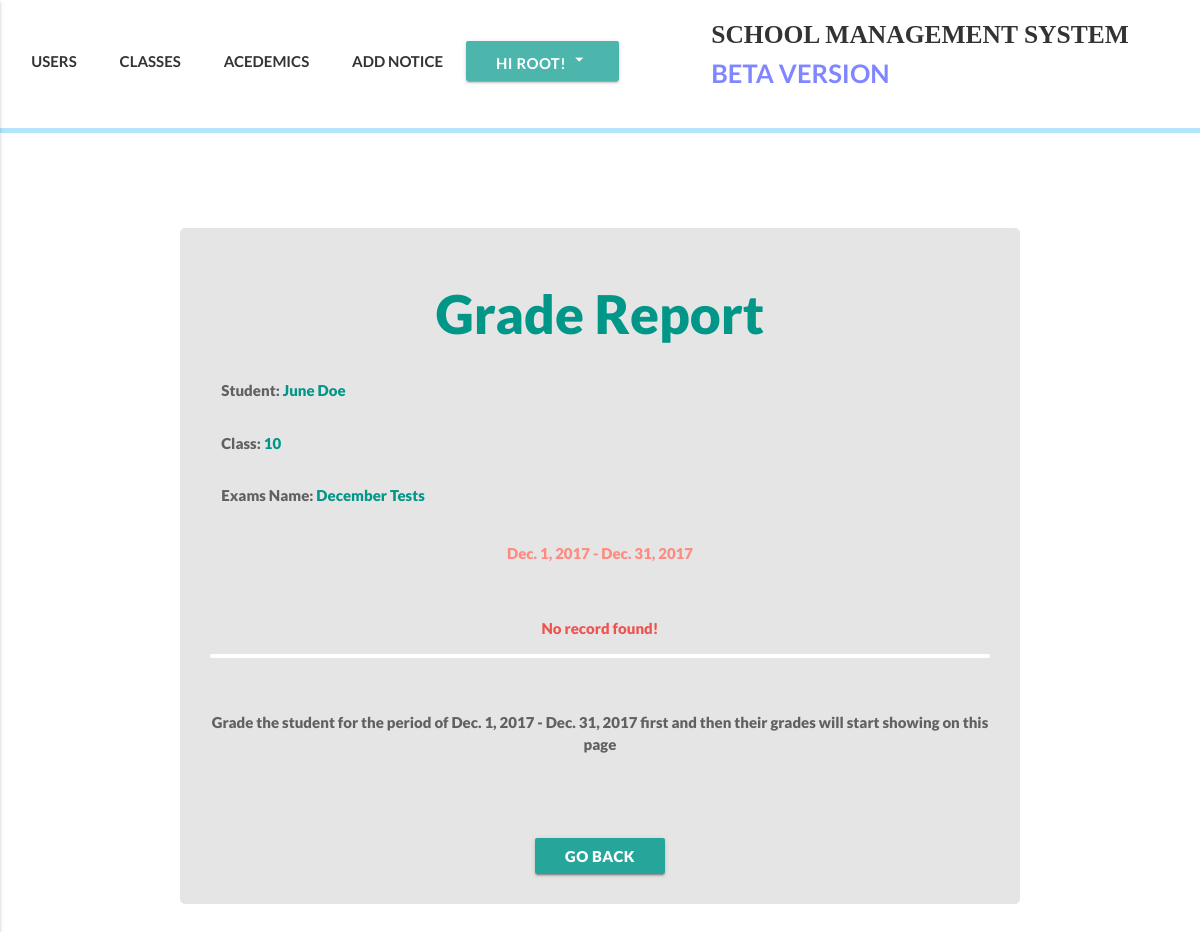
The app's page /academics/grades/2/student/5 (signed in), older data.
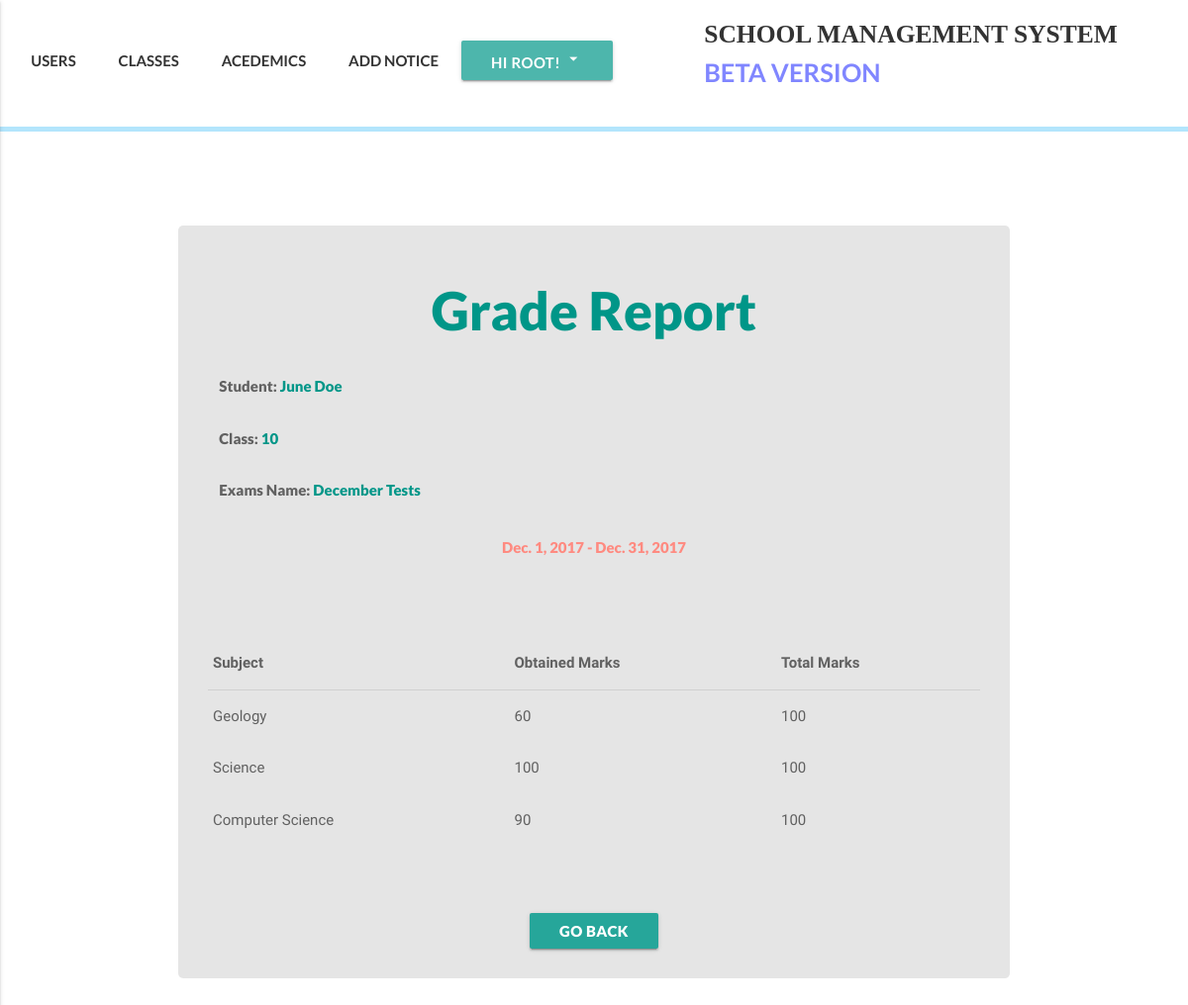
The same page, newer data.
### accounts/models.py (models this page shows, shortened)
class User(AbstractBaseUser):
    email = models.EmailField(
        verbose_name='email address',
        max_length=255,
        unique=True,
    )
    date_of_birth = models.DateField(null=True)
    is_active = models.BooleanField(default=True)
    is_admin = models.BooleanField(default=False)
    is_teacher = models.BooleanField(default=False)
    is_student = models.BooleanField(default=False)
    bio = models.TextField(blank=True, help_text='write something about yourself...')
    phone_regex = RegexValidator(regex=r'^\+?1?\d{9,15}$', message="Phone number must be entered in the format: '+999999999'. Up to 15 digits allowed.")
    phone_number = models.CharField(validators=[phone_regex], max_length=17, blank=True, help_text="Phone number must be entered in the format: '+999999999'. Up to 15 digits allowed.") # validators should be a list
    first_name = models.CharField(max_length=225)
    last_name = models.CharField(max_length=225)
    address = models.CharField(max_length=225, blank=True)
    part_of = models.ForeignKey(Klasses, null=True, blank=True, related_name="partof", on_delete=models.SET_NULL)
    image = models.ImageField(upload_to="profile_pictures", blank=True)
    objects = MyUserManager()
    USERNAME_FIELD = 'email'
    REQUIRED_FIELDS = ['first_name', 'last_name', 'phone_number']
    def get_absolute_url(self):
        return reverse('user_detail', kwargs={'id':self.id})

### klass/models.py (models this page shows, shortened)
class Klasses(models.Model):
    id = models.AutoField(primary_key=True)
    name = models.CharField(max_length=50)
    def __str__(self):
        return self.name
    def get_absolute_url(self):
        return reverse('klasses_detail_view', kwargs={'id':self.id})

### academics/models.py (models this page shows, shortened)
class Semester(models.Model):
    name = models.CharField(max_length=225, help_text="Choose a name for this period of grades, Semester, yearly or monthly test. However it suits your needs the best")
    period_start = models.DateField(auto_now_add=False, auto_now=False)
    period_end = models.DateField(auto_now_add=False, auto_now=False)

class Grade(models.Model):
    semester = models.ForeignKey(Semester, on_delete=models.SET_NULL, blank=False, null=True, related_name="grades")
    student = models.ForeignKey(settings.AUTH_USER_MODEL, on_delete=models.CASCADE, default=1, related_name='grades')
    subject = models.ForeignKey(Subject, on_delete=models.CASCADE,blank=False,null=False )
    score = models.IntegerField(blank=False, null=False, validators=[validate_is_lt_hundred])

class Subject(models.Model):
    name = models.CharField(max_length=225)
    klass = models.ManyToManyField(Klasses, related_name='subjects')

### academics/views.py (the view)
# urls.py: url(r'^grades/(?P<semester_id>(\d+))/student/(?P<student_id>(\d+))$', grade_detail_view, name='grade-detail'),
def grade_detail_view(request, semester_id, student_id):
    if request.user.is_authenticated and request.user.is_admin:
        student = get_object_or_404(User, id=student_id)
        semester = get_object_or_404(Semester, id=semester_id)
        grades = semester.grades.filter(student=student)
        template_name = "academics/grade/grade_detail.html"
        context = {
            "student":student,
            "semester":semester,
            "grades":grades,
        }
        return render(request, template_name, context)
    else:
        raise Http404

### templates/academics/grade/grade_detail.html (shortened to what this page needs)
{% extends 'index.html' %}
{% block customcss %}
{% load static %}
<link rel="stylesheet" href="{% static 'css/academics/grades/grade-detail.css' %}">
{% endblock customcss %}
{% block content %}
  <div class="register-bg">
    <div class="classes-boi hoverable grey-text text-darken-2">
      <h2 class="report-head teal-text">Grade Report</h2>
      <div class="row">
        <div class="col s12">
          <p>Student: <a href="{{student.get_absolute_url}}" class="glow">{{student.first_name}} {{student.last_name}}</a></p>
        </div>
        <div class="col s12">
          <p>Class: <a href="{{student.part_of.get_absolute_url}}" class="glow">{{student.part_of}}</a></p>
        </div>
        <div class="col s12">
          <p>Exams Name: <span class="teal-text">{{semester.name}}</span></p>
        </div>
      </div>
      <p class="my-grade-detail">{{semester.period_start}} - {{semester.period_end}}</p>
      {% if grades %}
      <table class="responsive-table highlight ma-table">
        <thead>
          <tr>
              <th>Subject</th>
              <th>Obtained Marks</th>
              <th>Total Marks</th>
          </tr>
        </thead>
        <tbody>
        {% for grade in grades %}
          <tr>
            <td>{{grade.subject.name}}</td>
            <td>{{grade.score}}</td>
            <td>100</td>
          </tr>
        {% endfor %}
        </tbody>
      </table>
        <br><br><br>
        {% if request.user.is_admin %}
      <div class="center">
        <a href="/academics/grades/{{semester.id}}/semester/{{student.part_of.id}}" class="btn waves-red boto">Go Back</a>
      </div>
        {% elif request.user.is_teacher %}
        <div class="center">
          <a href="/academics/grade/{{semester.id}}/semester/{{student.part_of.id}}" class="btn waves-red boto">Go Back</a>
        </div>
        {% endif %}
      {% else %}
      <br>
      <div class="center">
      <p class="red-text text-lighten-1">No record found!</p>
      <div class="progress white">
      </div> <br>
      <p>Grade the student for the period of {{semester.period_start}} - {{semester.period_end}} first and then their grades will start showing on this page</p>
    </div>
    <br><br><br>
    {% if request.user.is_admin %}
  <div class="center">
    <a href="/academics/grades/{{semester.id}}/semester/{{student.part_of.id}}" class="btn waves-red boto">Go Back</a>
  </div>
    {% elif request.user.is_teacher %}
    <div class="center">
      <a href="/academics/grade/{{semester.id}}/semester/{{student.part_of.id}}" class="btn waves-red boto">Go Back</a>
    </div>
    {% endif %}
      {% endif %}
  </div>
  </div>
{% endblock content %}

### templates/index.html (shortened to what this page needs)
<!DOCTYPE html>
<html lang="en">
<head>
  {% load static %}
  <link rel="stylesheet" href="https://cdnjs.cloudflare.com/ajax/libs/animate.css/3.5.2/animate.min.css">
  <link rel="stylesheet" href="{% static 'materialize/css/materialize.min.css' %}">
  {% block headercss %} <link rel="stylesheet" href="{% static 'css/header.css' %}"> {% endblock headercss %}
  {% block customcss %} <link rel="stylesheet" href="{% static 'css/home.css' %}"> {% endblock customcss %}
</head>
<body>
  {% block new_page %}
  <header>
    <div class="my-nav">
      <div class="row">
        <div class="col xl7 l7 m7 s12 ma-nav">
          <ul class="nav-ul" >
            {% block headernavs %}
            {% if request.user.is_authenticated %}
              {% if request.user.is_student %}
              <li><a href="#" class="waves-effect waves-teal">MY GRADES</a></li>
              <li><a href="#" class="waves-effect waves-teal">NOTICE BOARD</a></li>
              <li><a href="#" class="waves-effect waves-teal">ASSIGNMENTS</a></li>
              <a class='dropdown-button btn my-dropdown teal lighten-2' data-beloworigin="true" href='#' data-activates='dropdown1'>Hi {{request.user.first_name}}! <i class="medium material-icons">arrow_drop_down</i></a>
              <ul id='dropdown1' class='dropdown-content'>
               <li><a href="{{request.user.get_absolute_url}}">Profile</a></li>
               <li><a href="{% url 'change_password' %}">Change Password</a></li>
               <li><a href="{% url 'logout_view' %}">Logout</a></li>
             </ul>
              {% elif request.user.is_admin %}
              <li><a href="{% url 'user_view' %}" class="waves-effect waves-teal">USERS</a></li>
              <li><a href="{% url 'klasses_list_view' %}" class="waves-effect waves-teal">CLASSES</a></li>
              <li><a href="{% url 'academics_view' %}" class="waves-effect waves-teal">ACEDEMICS</a></li>
              <li><a href="#" class="waves-effect waves-teal">ADD NOTICE</a></li>
              <a class='dropdown-button btn my-dropdown teal lighten-2' data-beloworigin="true" href='#' data-activates='dropdown1'>Hi {{request.user.first_name}}! <i class="medium material-icons">arrow_drop_down</i></a>
              {% endif %}
            {% else %}
            <li><a href="#" class="waves-effect waves-teal">OVERVIEW</a></li>
            <li><a href="#" class="waves-effect waves-teal">CONTACT</a></li>
            <li><a href="#" class="waves-effect waves-teal">ABOUT</a></li>
            <li><a href="{% url 'login_view' %}" class="waves-effect waves-teal"><span>LOGIN</span></a></li>
            {% endif %}
            {% endblock headernavs %}
          </ul>
        </div>
        <div class="col s2">
        </div>
        <div class="col xl5 l5 m5 offset-10">
          <a href="{% url 'home' %}" class='my-logo'>SCHOOL MANAGEMENT SYSTEM<br><span class="qaka"> BETA VERSION</span></a>
        </div>
    </div>
    </div>
    <div class='little-bar'></div>
  </header>
  {% block content %}{% endblock content %}
{% endblock new_page %}
</body>
</html>

### static/css/header.css (style rules this page uses)
.my-nav { font-family: lato; font-weight:bold; background-color: #fff; height:100%; padding-top:15px; padding-bottom: 0; margin-bottom:0; }
.my-dropdown { padding-bottom:40px; }
.little-bar { height:5px; background-color: #b3e5fc; }
.my-nav ul li { display: inline; }
.my-nav ul li a, .disable { padding: 20px 20px 20px 20px; color: #333; transition: 0.4s; }
.my-logo { font-family:kelson sans; color:#333; text-align:right; font-size:1.7em; transition: 0.4s; }
.qaka { color: #8086ff; font-family:lato; }

### static/css/academics/grades/grade-detail.css (style rules this page uses)
.register-bg { padding: 3em 0em; margin-top: 50px; }
.glow { color: #009688; transition-duration: 0.3s; }
.my-grade-detail { color: #ff8a80; transition-duration: 0.3s; text-align: center; }
.ma-table { margin-top: 10vh; }
.report-head { text-align: center; }
.classes-boi { border-radius: 5px; margin-top:10vh; width:70%; margin: auto; background-color: #e5e5e5 ; padding:2em; }
.classes-boi h3, .classes-boi h4, .classes-boi h2, .classes-boi p, .classes-boi a { font-family: lato; font-weight:1000; }

Row changes from the older to the newer data that the page shows:
shown differently, row unchanged: Semester "December Tests": period_start "Dec. 1, 2017" → (not shown); period_end "Dec. 31, 2017" → (not shown)
added Grade: subject.name "Geology", score "60"
added Grade: subject.name "Science", score "100"
added Grade: subject.name "Computer Science", score "90"
Text that changed along with them:
text no longer shown: "No record found! Grade the student for the period of - first and then their grades will start showing on this page"
text now shown: "Subject Obtained Marks Total Marks"
